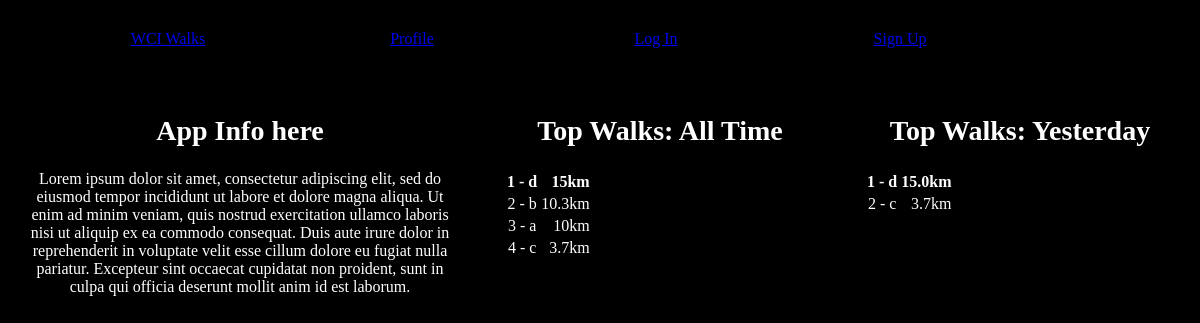
The page / on the database its author committed.
### tables this page shows
CREATE TABLE users (
    id INTEGER PRIMARY KEY,
    email TEXT UNIQUE NOT NULL,
    username TEXT NOT NULL,
    password TEXT NOT NULL,
    distance INTEGER NOT NULL
);

CREATE TABLE walks (
    id INTEGER NOT NULL,
    username TEXT NOT NULL,
    distance REAL NOT NULL,
    walkdate TEXT NOT NULL
);

### controllers/index.py (the view)
@bp.route('/', methods=('GET', 'POST', 'PUT', 'PATCH', 'DELETE'))
def home():
    db = database.get_db()
    total = db.execute(
        'SELECT * FROM total'
    ).fetchone()
    return render_template(
        'index.html',
        alltimeleaderboard=get_all_time_leaderboard(),
        yesterdayleaderboard=get_day_leaderboard(datetime.date.today()-datetime.timedelta(days=1)),
        total=total
    )

### models/database.py (called while the page is built)
def get_db():
    if 'db' not in g:
        g.db = sqlite3.connect(
            current_app.config['DB'], detect_types=sqlite3.PARSE_DECLTYPES
        )
        g.db.row_factory = sqlite3.Row
    return g.db

def teardown_db(err=None):
    db = g.pop('db', None)
    if db is not None:
        db.close()

### templates/utils.py (called while the page is built)
def get_all_time_leaderboard():
    db = database.get_db()
    userdistances = db.execute(
        "SELECT username, distance FROM users;"
    ).fetchall()
    userdistances.sort(key=lambda user: user[1], reverse=True)
    return userdistances[:15]

def get_day_leaderboard(date):
    db = database.get_db()
    userdistances = db.execute(
        "SELECT username, distance FROM walks WHERE walkdate=?;", (date,)
    ).fetchall()
    userdistances.sort(key=lambda user: user[1], reverse=True)
    return userdistances[:10]

### templates/index.html
{% extends "utils/layout.html" %}
{% block body %}
    <div class='columns'>
        <div class="column appinfo">
            <h2>App Info here</h2>
            <p>Lorem ipsum dolor sit amet,
                consectetur adipiscing elit,
                sed do eiusmod tempor incididunt
                ut labore et dolore magna aliqua.
                Ut enim ad minim veniam, quis
                nostrud exercitation ullamco
                laboris nisi ut aliquip ex ea
                commodo consequat. Duis aute irure
                dolor in reprehenderit in
                voluptate velit esse cillum dolore
                eu fugiat nulla pariatur.
                Excepteur sint occaecat cupidatat
                non proident, sunt in culpa qui
                officia deserunt mollit anim id
                est laborum.</p>
        </div>
        <div class="column leaderboard">
            <h2>Top Walks: All Time</h2>
            <table>
                {% if alltimeleaderboard|length > 0 and alltimeleaderboard[0][1] > 0 %}
                    <tr class="bold"><td>1 - {{alltimeleaderboard[0][0]}}</td><td class="d">{{alltimeleaderboard[0][1]}}km</td></tr>
                    {% for i in range(1, [alltimeleaderboard|length, 21] | min) %}
                        {% if alltimeleaderboard[i][1]>0 %}<tr><td>{{i+1}} - {{alltimeleaderboard[i][0]}}</td><td class="d">{{alltimeleaderboard[i][1]}}km</td></tr>{% endif %}
                    {% endfor %}
                {% else %}
                    <tr><td><h2>No one went anywhere yesterday.</h2></td></tr>
                {% endif %}
            </table>
        </div>
        <div class="column leaderboard">
            <h2>Top Walks: Yesterday</h2>
            <table>
                {% if yesterdayleaderboard|length > 0 and yesterdayleaderboard[0][1] > 0 %}
                    <tr class="bold"><td>1 - {{yesterdayleaderboard[0][0]}}</td><td class="d">{{yesterdayleaderboard[0][1]}}km</td></tr>
                    {% for i in range(1, [yesterdayleaderboard|length, 21] | min) %}
                        {% if yesterdayleaderboard[i][1]>0 %}<tr><td>{{i+1}} - {{yesterdayleaderboard[i][0]}}</td><td class="d">{{yesterdayleaderboard[i][1]}}km</td></tr>{% endif %}
                    {% endfor %}
                {% else %}
                    <tr><td><h2>No one's gone anywhere :(</h2></td></tr>
                {% endif %}
            </table>
        </div>
    </div>
{% endblock %}

### templates/utils/layout.html (shortened to what this page needs)
<!DOCTYPE html>
<html height="100%">
    <head>
        <link rel="stylesheet" href="{{ url_for('static', filename='style.css') }}" type="text/css"/>
    </head>
    <body>
        {% include "utils/navbar.html" %}
        {% block body %}
        {% endblock %}
    </body>
</html>

### templates/utils/navbar.html
<nav>
    <ul>
        <li>
            <a href="/">WCI Walks</a>
        </li>
        <li>
            <a href="/users">Profile</a>
        </li>
        {% if "userid" not in session %}
        <li>
            <a href="/users/login">Log In</a>
        </li>
        <li>
            <a href="/users/signup">Sign Up</a>
        </li>
        {% else %}
        <li>
            <a href="/users/logout">Log out</a>
        </li>
        {% endif %}
    </ul>
</nav>

### static/style.css (style rules this page uses)
body { margin: 0; padding: 0; background-color: black; color: white; }
h2 { font-size: 1.75em; }
li { list-style-type: none; }
nav { width: 100%; }
nav ul { margin: 30px 0 15px 0; padding: 0 0 0 4%; width: 100%; max-width: 1000px; }
nav li { margin: 0; padding: 0; width: 24%; display: inline-block; text-align: center; }
.columns { margin: 20px 0; overflow: auto; text-align: center; }
.column { box-sizing: border-box; margin: 0; padding: 2%; float: left; text-align: center; }
.appinfo { width: 40%; min-width: 200px; }
.leaderboard { width: 30%; min-width: 200px; }
.bold { font-weight: bold; }
.d { float: right; }

### rows shown on the page
users: username "d", distance "15"
users: username "b", distance "10.3"
users: username "a", distance "10"
users: username "c", distance "3.7"
walks: username "d", distance "15.0"
walks: username "c", distance "3.7"

### other values the page prints
{{ i+1 }} "2" "3" "4"
{{ i+1 }} "2"
